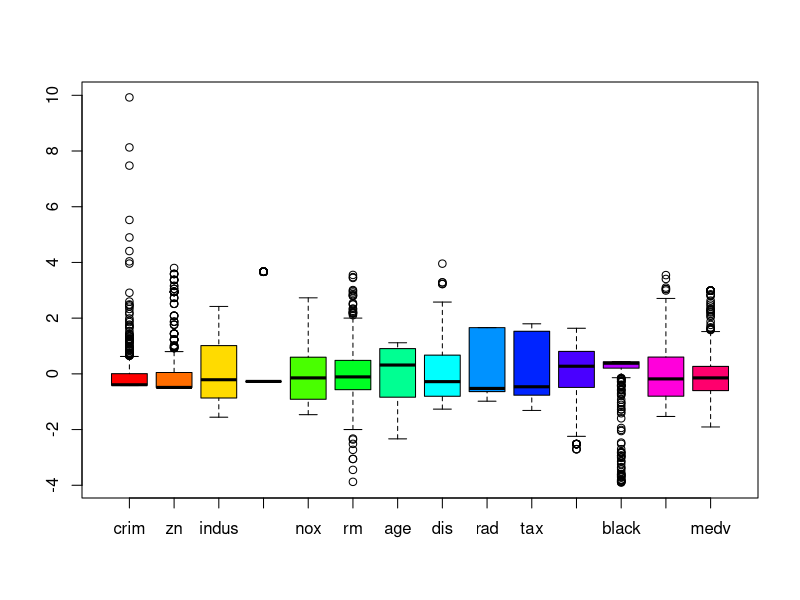
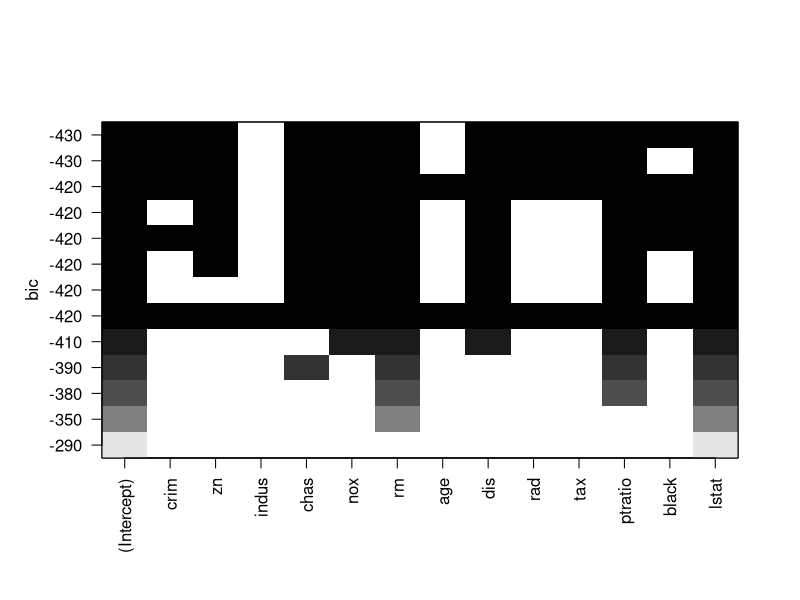
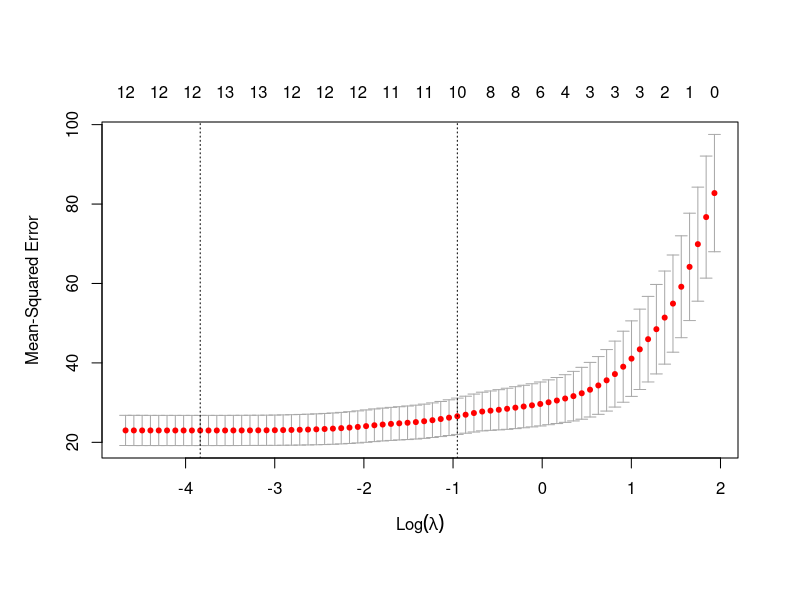
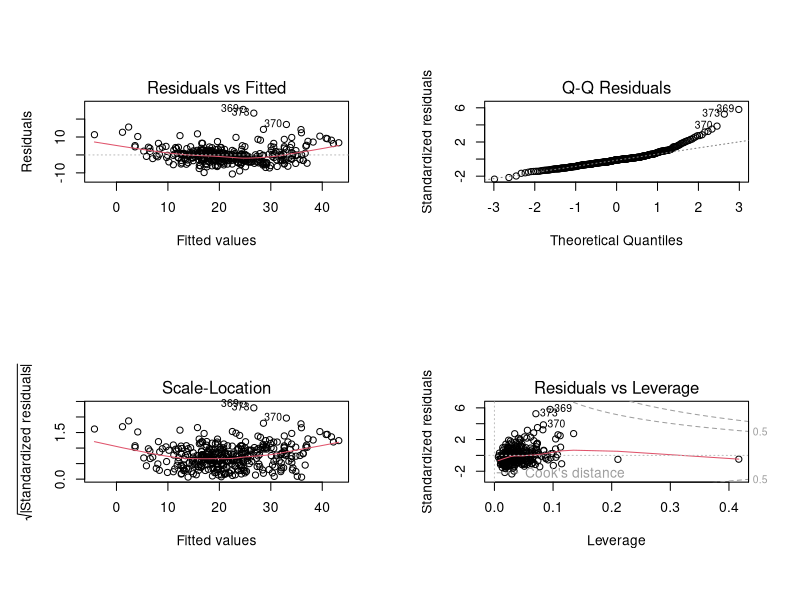

Recreate these plots in R, in order.
## ---- chunk 1
library(MASS)
## ---- chunk 2
dim(Boston) 
names(Boston)
str(Boston)
summary(Boston)
boxplot(scale(Boston), col=rainbow(dim(Boston)[2]))
## ---- chunk 3
cor(Boston)
## ---- chunk 4
set.seed(13437885)
sample_index <- sample(nrow(Boston),nrow(Boston)*0.70)
Boston_train <- Boston[sample_index,]
Boston_test <- Boston[-sample_index,]
## ---- chunk 5
for (i in 1:(ncol(Boston_train)-1)){
  Boston_train[,i] <- scale(Boston_train[,i])
}
## ---- chunk 6
model_full <- lm(medv~., data=Boston_train)
model_full_summary <- summary(model_full)
model_full_summary
(model_full_summary$sigma)^2
AIC(model_full)
BIC(model_full) #[1] 2171.323
## ---- chunk 7
library(leaps)
subset_result <- regsubsets(medv~.,data=Boston_train, nbest=1, nvmax = 14)
summary(subset_result)
plot(subset_result, scale="bic")

#Model based on best subset
model_best_subset <- lm(medv~rm + lstat + ptratio + black + dis + nox + chas, data=Boston_train)
model_best_subset_summary <- summary(model_best_subset)
model_best_subset_summary
(model_best_subset_summary$sigma)^2
AIC(model_best_subset)
BIC(model_best_subset) #2151.372
## ---- chunk 8
nullmodel=lm(medv~1, data=Boston_train)
fullmodel=lm(medv~., data=Boston_train)
model_step_s <- step(nullmodel, scope=list(lower=nullmodel, upper=fullmodel), direction='both')
model_step_s_summary <- summary(model_step_s)
model_step_s_summary
(model_step_s_summary$sigma)^2
AIC(model_step_s)
BIC(model_step_s) #[1] 2155.696
## ---- chunk 9
library(glmnet)
lasso_fit = glmnet(x = as.matrix(Boston_train[, -c(which(colnames(Boston_train)=='medv'))])
                   , y = Boston_train$medv, alpha = 1)
#use 5-fold cross validation to pick lambda
cv_lasso_fit = cv.glmnet(
  x = as.matrix(Boston_train[,-c(which(colnames(Boston_train)=='medv'))])
                         , y = Boston_train$medv, alpha = 1, nfolds = 5)
plot(cv_lasso_fit)
cv_lasso_fit$lambda.min
coef(lasso_fit,s=cv_lasso_fit$lambda.min)
Boston.insample.prediction = predict(lasso_fit, as.matrix(Boston_train[, -c(which(colnames(Boston)=='medv'))]), s = cv_lasso_fit$lambda.min)
#Average SSE
sum((Boston.insample.prediction - Boston_train$medv)^2)/length(Boston_train$medv)
## ---- chunk 10
par(mfrow=c(2,2))
plot(model_full)
